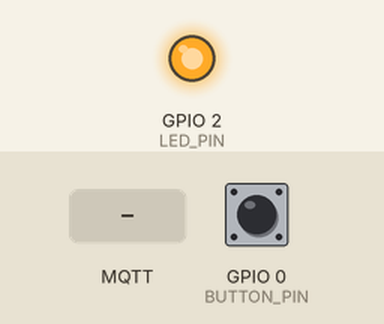
The sketch below on a simulated ESP8266 (Wemos D1 mini). On the bench: output pins drawn as LEDs (lit = HIGH). Dashed ring = blinking. Inputs (shaded band) come from the test bench; at power-on: GPIO 0 (BUTTON_PIN) HIGH. WiFi joins after 1.5 s; servers stay silent unless stated; no MQTT or app messages arrive unless stated; what the sketch prints to the serial monitor is not drawn.

Above: at 2.7 s.
2.8 s: MQTT message "ping" arrives on the third subscribed topic
At 2.95 s:
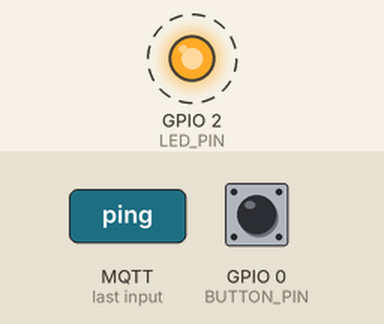
5.8 s: GPIO 0 (BUTTON_PIN) pulled LOW for 3.2 s
At 9.4 s:
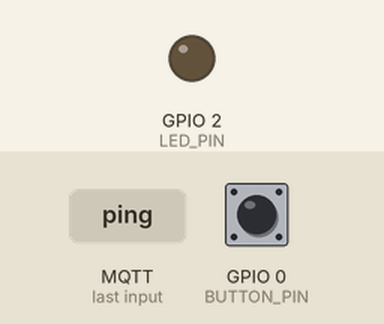
Timing chart, 0 to 11.0 s (numbered marks = the images above; inputs shaded):
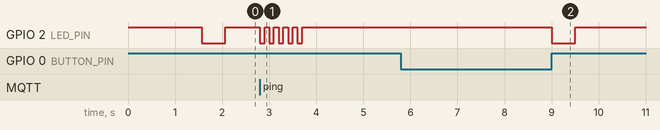

The sketch:

NHA_AlarmClock_Snoozer.ino
```cpp
/*
 Nolando Home Automation - MQTT Snooze Button

 Designed to provide a portable snooze button for my MQTT
 based alarm clock which replaces my cell phone.
*/
#include <ESP8266WiFi.h>
#include <PubSubClient.h>
#include <Bounce2.h>

#define DEBUG

// Home Wifi
const char* ssid = "Abraham Linksys";
const char* password = "shiny shimmery sparkly bits";
// Office Wifi
//const char* ssid = "SkyNet";
//const char* password = "alphabetasoup";

// MQTT credentials
const char* mqtt_server = "io.adafruit.com";
const char* mqtt_user = "nolando";
const char* mqtt_pass = "f8f4d1761f9e4995afbeb5ff8af7e0b7";

WiFiClient espClient;
PubSubClient client(espClient);

// Pins based on WeMos D1 Mini board
#define BUTTON_PIN 0  // D3
#define LED_PIN 2     // D4

long lastLed = 0;
int ledState = 0;

String alarmSet = "OFF";
String alarmRinging = "OFF";

Bounce debouncer = Bounce();
int oldButtonValue = LOW;

void debug(String message) {
#ifdef DEBUG
  Serial.print(message);
#endif
}

void setup_wifi() {
  delay(10);
  debug("\n[WIFI] Connecting to ");
  debug(ssid);
  debug("\n");

  WiFi.begin(ssid, password);

  while (WiFi.status() != WL_CONNECTED) {
    delay(500);
    debug(".");
  }

  debug("\n[WIFI] Connected, IP address: ");
  Serial.println(WiFi.localIP());
}

void callback(char* topic, byte* payload, unsigned int length) {
  String feedTopic = topic;
  String feedData = "";
  for (int i = 0; i < length; i++) {
    feedData.concat((char)payload[i]);
  }

  if (feedTopic == "nolando/f/alarm-set") {
    alarmSet = feedData;
    debug("[DATA} set: ");
    debug(alarmSet + "\n");
  } else if (feedTopic == "nolando/f/alarm-ringing") {
    alarmRinging = feedData;
    debug("[DATA} ringing: ");
    Serial.println(alarmRinging);
  } else if (feedTopic == "nolando/f/alarm-snooze-ping") {
    if (feedData == "ping") {
      debug("[DATA} pinged...");
      client.publish("nolando/f/alarm-snooze-ping", "pong");
      Serial.println("ponged...");

      // Assuming LED is already off, blink fast if alarm is not running
      if (alarmRinging == "OFF") {
        for (int i = 0; i < 5; i++) {
          digitalWrite(LED_PIN, LOW);
          delay(100);
          digitalWrite(LED_PIN, HIGH);
          delay(100);
        }
      }
    }
  } else if (feedTopic == "nolando/f/alarm-snooze-poke") {
    if (feedData == "OFF") {
      digitalWrite(LED_PIN, HIGH);
    }
  }
}

void reconnect() {
  // Loop until we're reconnected
  while (!client.connected()) {
    debug("[MQTT] Attempting MQTT connection...");
    if (client.connect("ESP8266Snoozer", mqtt_user, mqtt_pass)) {
      Serial.println("[MQTT] Connected");
      client.subscribe("nolando/f/alarm-set");
      client.subscribe("nolando/f/alarm-ringing");
      client.subscribe("nolando/f/alarm-snooze-ping");
      client.subscribe("nolando/f/alarm-snooze-poke");
    } else {
      debug("[MQTT] failed, rc=");
      Serial.print(client.state());
      Serial.println(" try again in 5 seconds");
      // Wait 5 seconds before retrying
      delay(5000);
    }
  }
}

void setup() {
  pinMode(LED_PIN, OUTPUT);
  digitalWrite(LED_PIN, HIGH);
  pinMode(BUTTON_PIN,INPUT_PULLUP);

  debouncer.attach(BUTTON_PIN);
  debouncer.interval(5);

  Serial.begin(115200);

  setup_wifi();
  client.setServer(mqtt_server, 1883);
  client.setCallback(callback);
}

void loop() {
  if (!client.connected()) {
    reconnect();
  }
  client.loop();  // Run through MQTT updater

  debouncer.update();
  int newButtonValue = debouncer.read();

  if (alarmSet == "ON") {
    if (alarmRinging == "ON") {
      // Manage blinking LED
      long now = millis();
      if (now - lastLed >= 500) {
        lastLed = now;
        digitalWrite(LED_PIN, !digitalRead(LED_PIN)); // Blink period of 1 second
      }
      // Shut off alarm if button pressed
      if (newButtonValue == HIGH && newButtonValue != oldButtonValue) {
        debug("[STAT] Pressed, alarm snoozed\n");
        alarmSet = "OFF";
        client.publish("nolando/f/alarm-set", "OFF");
        digitalWrite(LED_PIN, HIGH); // Stop blinking
      }
    }
  } else {
    // Send poke to server if button pressed
    if (newButtonValue == HIGH && newButtonValue != oldButtonValue) {
      debug("[STAT] Pressed while off\n");
      client.publish("nolando/f/alarm-snooze-poke", "ON");
      digitalWrite(LED_PIN, LOW);
      delay(500);
      digitalWrite(LED_PIN, HIGH);
    }
  }
  oldButtonValue = newButtonValue;
}
```

Measured:
- after the input at 2.8 s, GPIO 2 (LED_PIN): alternates HIGH for 0.10 s and LOW for 0.10 s, 10 changes in all, then stays HIGH, starting at once
- after the input at 5.8 s, GPIO 2 (LED_PIN): HIGH → LOW after 3.2 s, → HIGH 0.50 s later
